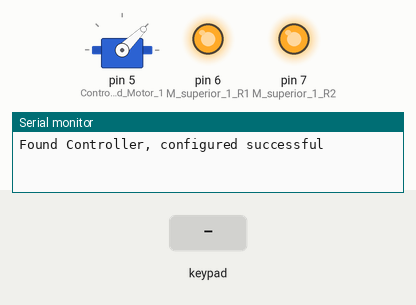
A sketch run on a simulated Arduino Uno, built with avr-gcc and run on an emulated ATmega328P. Shown: servo, output pins drawn as LEDs (lit = HIGH), the last lines printed to the serial monitor. The test bench sets the inputs (shaded band).

Above: at 1.2 s.
1.3 s: key 'U' pressed
At 1.54 s:
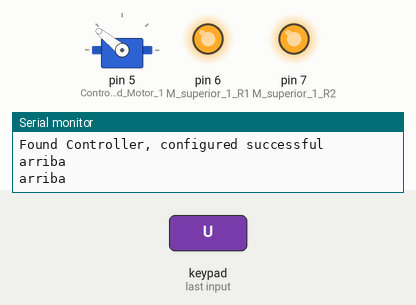
3.2 s: key 'D' pressed
At 4.9 s:
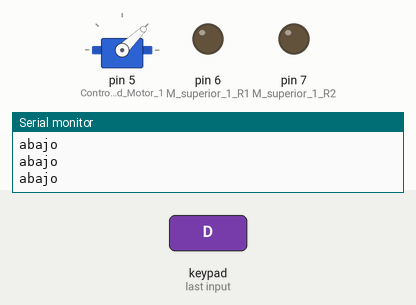
5.2 s: key 'L' pressed
At 5.52 s:
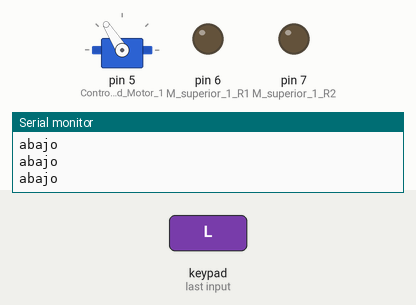
7.2 s: key 'X' pressed
At 8.6 s:
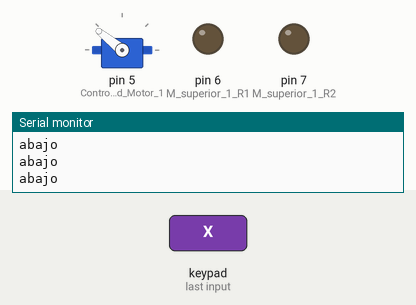
Timing chart, 0 to 18.8 s (numbered marks = the images above; inputs shaded):
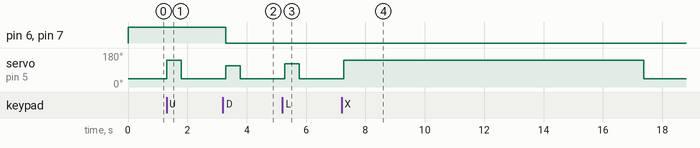

The sketch:

Control_motores.ino
```cpp
#include <PS2X_lib.h>
#include <printf.h>
#include <Servo.h>  //librería necesaria para las ESC de control

Servo myESC;  // Crea un objeto Servo
int Control_Velocidad_Motor_1 = 5;
long tiempo;
int distancia;
int espera = 20;
int Velocidad_Motor_1 = 1000;
unsigned long last_Time = 0;
PS2X ps2x;
int error = 0;
byte type = 0;
byte vibrate = 0;
//8 RELEVADORES
int M_superior_1_R1 = 6, M_superior_1_R2 = 7, M_superior_2_R1, M_superior_2_R2;
int M_lateral_1_R1, M_lateral_1_R2, M_lateral_2_R1, M_lateral_2_R2;
void setup() {
  pinMode(Control_Velocidad_Motor_1, OUTPUT);
  pinMode(M_superior_1_R2, OUTPUT);
  pinMode(M_superior_1_R1, OUTPUT);
  error = ps2x.config_gamepad(13, 11, 10, 12, false, true);
  myESC.attach(Control_Velocidad_Motor_1);  // pin de control de ESC, pin 9
  //setup pins and settings:  GamePad(clock, command, attention, data, Pressures?, Rumble?) check for error
  prenderM1();
  Serial.begin(9600);
  if (error == 0) {
    Serial.println("Found Controller, configured successful");
  }

  type = ps2x.readType();
}

void loop() {
  if (type == 1) {
    ps2x.read_gamepad(false, vibrate);  //Lectura del estado
    //Lectura de las palancas analógicas

    if (ps2x.Analog(PSS_LY) >= 120 && ps2x.Analog(PSS_LY) <= 140 && ps2x.Analog(PSS_LX) >= 120 && ps2x.Analog(PSS_LX) <= 140 && ps2x.Analog(PSS_RY) >= 120 && ps2x.Analog(PSS_RY) <= 140 && ps2x.Analog(PSS_RX) >= 120 && ps2x.Analog(PSS_RX) <= 140) {
      //Neutro
      Velocidad_Motor_1 = 1000;
      myESC.writeMicroseconds(Velocidad_Motor_1);
      //Lectura de los botones de dirección
      if (ps2x.Button(PSB_PAD_UP)) {  //Arriba
        prenderM1();
           Serial.println("arriba");
        Velocidad_Motor_1 = 2000;
        myESC.writeMicroseconds(Velocidad_Motor_1);  //señal PWM enviada a la ESC
        delay(espera);

      } else if (ps2x.Button(PSB_PAD_RIGHT)) {
        Velocidad_Motor_1 = 1900;
        myESC.writeMicroseconds(Velocidad_Motor_1);  //señal PWM enviada a la ESC
        delay(espera);
      } else if (ps2x.Button(PSB_PAD_LEFT)) {
        Velocidad_Motor_1 = 1800;
        myESC.writeMicroseconds(Velocidad_Motor_1);  //señal PWM enviada a la ESC
        delay(espera);
      } else if (ps2x.Button(PSB_PAD_DOWN)) {
        //abajo
        apagarM1();
        Serial.println("abajo");
        Velocidad_Motor_1 = 1700;
        myESC.writeMicroseconds(Velocidad_Motor_1);  //señal PWM enviada a la ESC
        delay(espera);
      }
      //Lectura del estado de botones
      if (ps2x.NewButtonState()) {
        if (ps2x.Button(PSB_RED)) {
          Velocidad_Motor_1 = 2000;
          myESC.writeMicroseconds(Velocidad_Motor_1);  //XD 10 SEGUNDOS
          delay(30000);
        } else if (ps2x.Button(PSB_GREEN)) {
          Velocidad_Motor_1 = 2000;
          myESC.writeMicroseconds(Velocidad_Motor_1);  //FLORAR 10 SEGUNDOS
          delay(10000);

        } else if (ps2x.Button(PSB_PINK)) {
          Velocidad_Motor_1 = 2000;
          myESC.writeMicroseconds(Velocidad_Motor_1);  //XD 10 SEGUNDOS
          delay(20000);

        } else if (ps2x.Button(PSB_BLUE)) {
          Velocidad_Motor_1 = 2000;
          myESC.writeMicroseconds(Velocidad_Motor_1);  //SUMERGIRSE 10 SEGUNDOS
          delay(10000);
        } else if (ps2x.Button(PSB_L3)) {
          //ERAR fondoACEL

        } else if (ps2x.Button(PSB_R3)) {
          //retroceder
        } else if (ps2x.Button(PSB_L2)) {
          //LUZ PRENDER
        }

        else if (ps2x.Button(PSB_R2)) {
          //LUZ APAGAR
        }
      }
    }
    //palanca izquierda
    else if (ps2x.Analog(PSS_LY) >= 140) {
      //izquierda ATRAS
      Velocidad_Motor_1 = map(ps2x.Analog(PSS_LY), 0, 255, 1000, 2000);
      myESC.writeMicroseconds(Velocidad_Motor_1);  //señal PWM enviada a la ESC
      delay(espera);
    } else if (ps2x.Analog(PSS_LY) <= 120) {
      //DELANTE izquierda
      Velocidad_Motor_1 = map(ps2x.Analog(PSS_LY), 0, 255, 1000, 2000);
      myESC.writeMicroseconds(Velocidad_Motor_1);  //señal PWM enviada a la ESC
      delay(espera);
    } else if (ps2x.Analog(PSS_LX) >= 140) {
      //derecha left
      Velocidad_Motor_1 = map(ps2x.Analog(PSS_LX), 0, 255, 1000, 2000);
      myESC.writeMicroseconds(Velocidad_Motor_1);  //señal PWM enviada a la ESC
      delay(espera);
    } else if (ps2x.Analog(PSS_LX) <= 120) {
      //left izquierda
      Velocidad_Motor_1 = map(ps2x.Analog(PSS_LX), 0, 255, 1000, 2000);
      myESC.writeMicroseconds(Velocidad_Motor_1);  //señal PWM enviada a la ESC
      delay(espera);
    }
    //palanca derecha
    else if (ps2x.Analog(PSS_RY) >= 190) {
      //derecha ATRAS
      Velocidad_Motor_1 = map(ps2x.Analog(PSS_RY), 0, 255, 1000, 2000);
      myESC.writeMicroseconds(Velocidad_Motor_1);  //señal PWM enviada a la ESC
      delay(espera);
    } else if (ps2x.Analog(PSS_RY) <= 170) {
      //DELANTE derecha
      Velocidad_Motor_1 = map(ps2x.Analog(PSS_RY), 0, 255, 1000, 2000);
      myESC.writeMicroseconds(Velocidad_Motor_1);  //señal PWM enviada a la ESC
      delay(espera);
    } else if (ps2x.Analog(PSS_RX) >= 195) {
      //derecha rigt
      Velocidad_Motor_1 = map(ps2x.Analog(PSS_RX), 0, 255, 1000, 2000);
      myESC.writeMicroseconds(Velocidad_Motor_1);  //señal PWM enviada a la ESC
      delay(espera);
    } else if (ps2x.Analog(PSS_RX) <= 170) {
      //rigt izquierda
      Serial.println("izquierda");
      Velocidad_Motor_1 = map(ps2x.Analog(PSS_RX), 0, 255, 1000, 2000);
      myESC.writeMicroseconds(Velocidad_Motor_1);  //señal PWM enviada a la ESC
      delay(espera);
    }
  } else {
    return;
  }

  delay(100);
}
void prenderM1() {
  digitalWrite(M_superior_1_R1, HIGH);
  digitalWrite(M_superior_1_R2, HIGH);
}
void apagarM1() {
  digitalWrite(M_superior_1_R1, LOW);
  digitalWrite(M_superior_1_R2, LOW);
}
```

Measured:
- after the input at 1.3 s, servo on pin 5 (Control_Velocidad_Motor_1): 44° → 141° at once, → 44° 0.48 s later
- after the input at 3.2 s, pin 6 (M_superior_1_R1), pin 7 (M_superior_1_R2): HIGH → LOW after 0.09 s; servo on pin 5 (Control_Velocidad_Motor_1): 44° → 112° after 0.09 s, → 44° 0.48 s later
- after the input at 5.2 s, servo on pin 5 (Control_Velocidad_Motor_1): 44° → 122° after 0.08 s, → 44° 0.48 s later
- after the input at 7.2 s, servo on pin 5 (Control_Velocidad_Motor_1): 44° → 141° after 0.07 s, → 44° 10.1 s later
